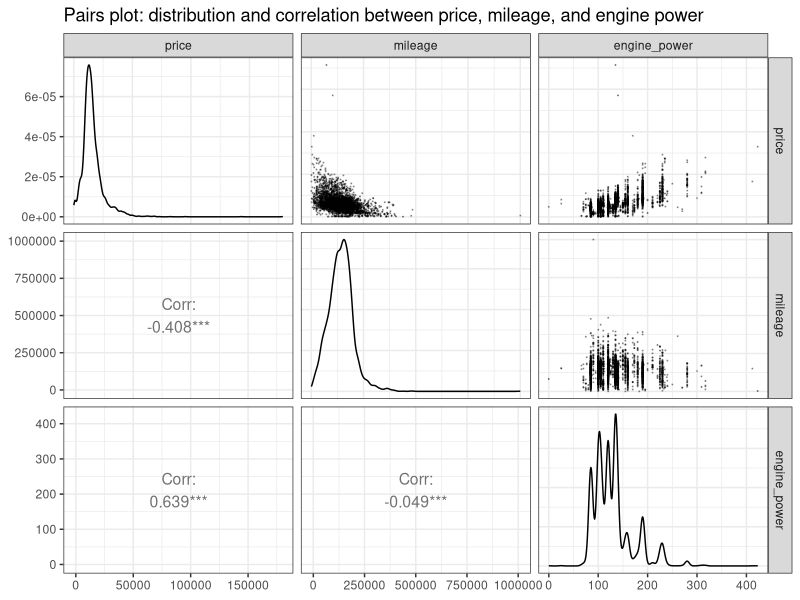

Recreate this plot in R. (Note: this script raises an error after producing the figure.)
## ---- chunk 1
knitr::opts_chunk$set(echo = TRUE)
## ---- chunk 2
### load the library
library(dplyr)
library(ggplot2)
library(cowplot) #to arrange ggplot
library(GGally)
library(MASS) #for boxcox
## ---- chunk 3
### load the dataset
dat_bmw <- read.csv("BMWpricing_updated.csv")
#summary(dat_bmw)
## ---- chunk 4
### Assigning NA to data points with negative mileage
dat_bmw[dat_bmw$mileage < 0, "mileage"] <- NA
### Converting mileage, engine power, and price into numeric
dat_bmw[,c(3,4,17)] <- apply(dat_bmw[,c(3,4,17)], 2, as.numeric)
### Create a data frame only has the variable of interests
dat_bmw2 <- dat_bmw[,c("price", "mileage", "engine_power")]
### Drop the data point with NA
dat_bmw2 <- dat_bmw2[complete.cases(dat_bmw2),]
# summary(dat_bmw)
## ---- chunk 5
ggpairs(dat_bmw2,
        upper=list(continuous=wrap("points", alpha=0.3, size=0.1)),
        lower=list(continuous=wrap('cor', size=4))) +
  labs(title = "Pairs plot: distribution and correlation between price, mileage, and engine power") +
  theme_bw()
## ---- chunk 6
# Scatter plot of price vs. mileage with highlighted outliers
scatterPlotPriceMileage <- ggplot(data = dat_bmw2, mapping = aes(x = mileage, y = price)) +
  geom_point(pch=19, cex=0.3) +  # Default points
  geom_point(data = subset(dat_bmw2, mileage > 500000), mapping = aes(x = mileage, y = price), pch=19, cex=1, color = "red") +  # Highlight points with mileage > 500000 in red
  geom_point(data = subset(dat_bmw2, price > 100000), mapping = aes(x = mileage, y = price), pch=19, cex=1, color = "blue") + # Highlight points with price > 100000 in blue
  labs(title = "Scatter plot between price and mileage") +
  theme_bw() + theme(title = element_text(size=8)) 

# Box-Cox transformation for the price variable
boxcox_price <- boxcox(lm(dat_bmw2$price ~ 1), plotit = F)
boxcox_priceDF <- data.frame("lambda" = boxcox_price$x, "ll" = boxcox_price$y)
maxlabmda_price <- boxcox_price$x[which.max(boxcox_price$y)]

# Box-cox Plot for the price variable
boxcoxPlotPrice <- ggplot(data = boxcox_priceDF, mapping = aes(x = lambda, y = ll)) +
  geom_line(color = "black", linewidth = 0.5) +
  geom_vline(xintercept = maxlabmda_price, linetype = "dashed", color = "red") +
  geom_hline(yintercept = max(boxcox_price$y) - qchisq(0.95, df = 1)/2, linetype = "dashed", color = "blue") +
  labs(title = "Log-likelihood for the Box-Cox transformation",
       x = expression(lambda),
       y = "Log-likelihood for price") +
  annotate("text", label = paste0("lambda ==", maxlabmda_price), x = 1, y = -30000, parse = T) +
  theme_bw() + theme(title = element_text(size=8)) 

# Box-cox transformation for the mile variable
boxcox_mile <- boxcox(lm(dat_bmw2$mileage ~ 1), plotit = F)
boxcox_mileDF <- data.frame("lambda" = boxcox_mile$x, "ll" = boxcox_mile$y)
maxlabmda_mile <- boxcox_mile$x[which.max(boxcox_mile$y)]

# Box-cox Plot for the mile variable
boxcoxPlotMile <- ggplot(data = boxcox_mileDF, mapping = aes(x = lambda, y = ll)) +
  geom_line(color = "black", linewidth = 0.5) +
  geom_vline(xintercept = maxlabmda_mile, linetype = "dashed", color = "red") +
  geom_hline(yintercept = max(boxcox_mile$y) - qchisq(0.95, df = 1)/2, linetype = "dashed", color = "blue") +
  labs(title = "Log-likelihood for the Box-Cox transformation",
       x = expression(lambda),
       y = "Log-likelihood for mileage") +
  annotate("text", label = paste0("lambda ==", maxlabmda_mile), x = 1, y = -30000, parse = T) +
  theme_bw() + theme(title = element_text(size=8)) 

# Create a column of logprice in dat_bmw2
dat_bmw2 <- dat_bmw2 %>% mutate(logprice = log(price))

# Scatter plot of logprice vs. mileage with highlighted outliers
scatterPlotLogPriceMileage <- ggplot(data = dat_bmw2, mapping = aes(x = mileage, y = logprice)) +
  geom_point(pch=19, cex=0.3) +
  geom_point(data = subset(dat_bmw2, mileage > 500000), mapping = aes(x = mileage, y = logprice), pch=19, cex=1, color = "red") +
  geom_point(data = subset(dat_bmw2, logprice > log(100000)), mapping = aes(x = mileage, y = logprice), pch=19, cex=1, color = "blue") +
  labs(title = "Scatter plot between log(price) and mileage") +
  theme_bw() + theme(title = element_text(size=8)) 

plot_grid(scatterPlotPriceMileage, boxcoxPlotPrice, boxcoxPlotMile, scatterPlotLogPriceMileage, align = "h")
## ---- chunk 7
### Assigning NA to car with mileage > 50,0000 miles
dat_bmw[dat_bmw$mileage > 500000, "mileage"] <- NA 
### Assigning NA to car with price > 150000 usd
dat_bmw[dat_bmw$price > 150000, "price"] <- NA
## ---- chunk 8
mod1 <- lm(price ~ mileage, data = dat_bmw2)
summary(mod1)
